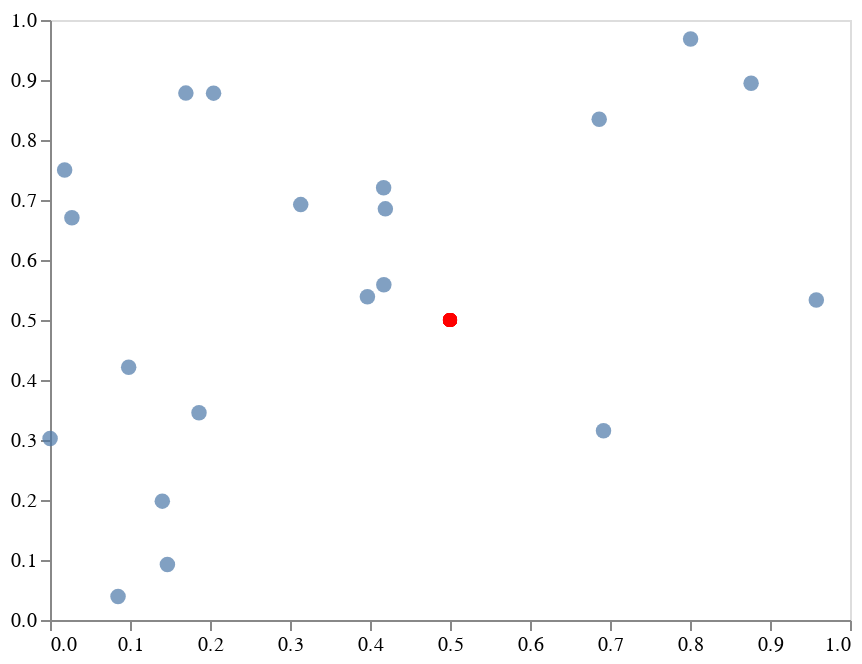

Notebook cell for this chart:
### Code cell
# Creating Dataframe
data = pd.DataFrame({'x0': X[:, 0], "x1" : X[:, 1]})
data['m0'] = .5
data['m1'] = .5

# Creating Plot
chart1 = alt.Chart(data).mark_circle(size=60).encode(
    x= alt.X('x0',
             axis=alt.Axis(grid=False)),
    y = alt.Y('x1',
             axis=alt.Axis(grid=False)))


chart2 = alt.Chart(data).mark_circle().encode(
    x= alt.X('m0',
              axis=alt.Axis(title = "")),
    y = alt.Y('m1',
               axis=alt.Axis(title = "")),
    color = alt.value('red'),
    size = alt.value(50)
)

chart1 + chart2

### Figure 1 — Vega-Lite specification as saved in the notebook (floating-point values rounded to 4 significant figures)
{"config": {"view": {"continuousWidth": 400, "continuousHeight": 300}}, "layer": [{"mark": {"type": "circle", "size": 60}, "encoding": {"x": {"type": "quantitative", "axis": {"grid": false}, "field": "x0"}, "y": {"type": "quantitative", "axis": {"grid": false}, "field": "x1"}}}, {"mark": "circle", "encoding": {"color": {"value": "red"}, "size": {"value": 50}, "x": {"type": "quantitative", "axis": {"title": ""}, "field": "m0"}, "y": {"type": "quantitative", "axis": {"title": ""}, "field": "m1"}}}], "data": {"name": "data-c1efa3485bc54d5ce629e74e2a4b8128"}, "$schema": "https://vega.github.io/schema/vega-lite/v4.8.1.json", "datasets": {"data-c1efa3485bc54d5ce629e74e2a4b8128": [{"x0": 0.417, "x1": 0.7203, "m0": 0.5, "m1": 0.5}, {"x0": 0.0001144, "x1": 0.3023, "m0": 0.5, "m1": 0.5}, {"x0": 0.1468, "x1": 0.09234, "m0": 0.5, "m1": 0.5}, {"x0": 0.1863, "x1": 0.3456, "m0": 0.5, "m1": 0.5}, {"x0": 0.3968, "x1": 0.5388, "m0": 0.5, "m1": 0.5}, {"x0": 0.4192, "x1": 0.6852, "m0": 0.5, "m1": 0.5}, {"x0": 0.2045, "x1": 0.8781, "m0": 0.5, "m1": 0.5}, {"x0": 0.02739, "x1": 0.6705, "m0": 0.5, "m1": 0.5}, {"x0": 0.4173, "x1": 0.5587, "m0": 0.5, "m1": 0.5}, {"x0": 0.1404, "x1": 0.1981, "m0": 0.5, "m1": 0.5}, {"x0": 0.8007, "x1": 0.9683, "m0": 0.5, "m1": 0.5}, {"x0": 0.3134, "x1": 0.6923, "m0": 0.5, "m1": 0.5}, {"x0": 0.8764, "x1": 0.8946, "m0": 0.5, "m1": 0.5}, {"x0": 0.08504, "x1": 0.03905, "m0": 0.5, "m1": 0.5}, {"x0": 0.1698, "x1": 0.8781, "m0": 0.5, "m1": 0.5}, {"x0": 0.09835, "x1": 0.4211, "m0": 0.5, "m1": 0.5}, {"x0": 0.9579, "x1": 0.5332, "m0": 0.5, "m1": 0.5}, {"x0": 0.6919, "x1": 0.3155, "m0": 0.5, "m1": 0.5}, {"x0": 0.6865, "x1": 0.8346, "m0": 0.5, "m1": 0.5}, {"x0": 0.01829, "x1": 0.7501, "m0": 0.5, "m1": 0.5}]}}
